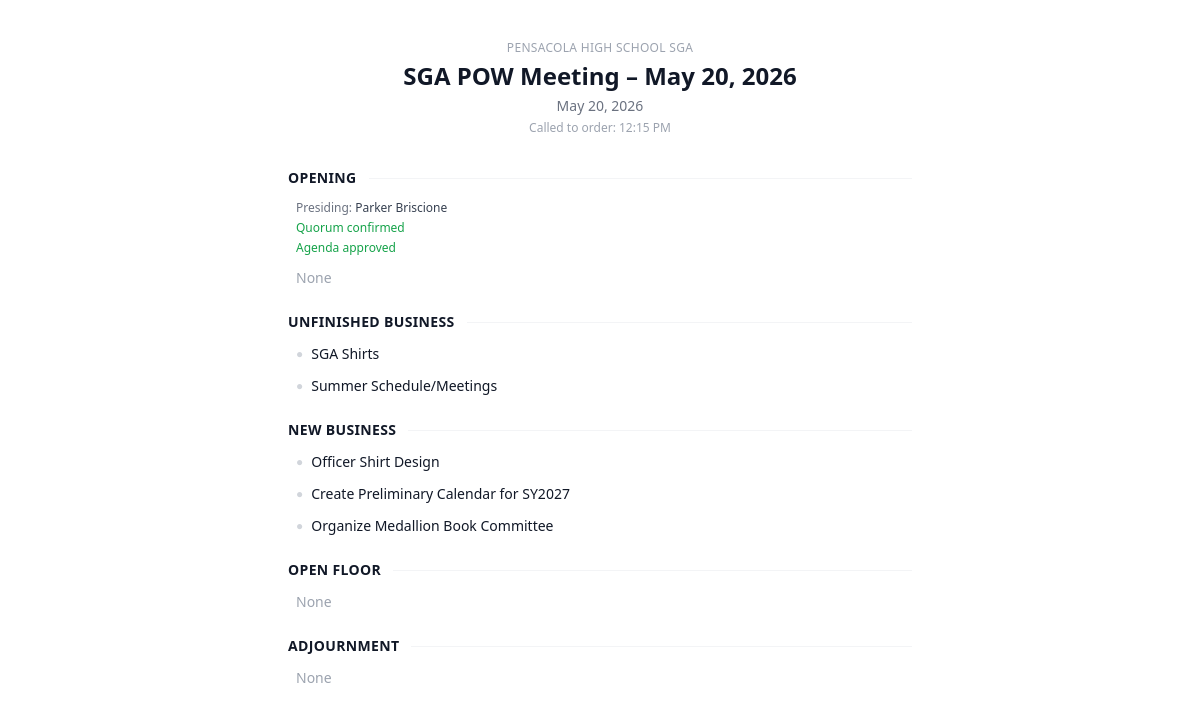
Page /agenda/1/public/ on the committed database.
### sga/models.py (models this page shows, shortened)
class Meeting(models.Model):
    title              = models.CharField(max_length=200)
    date               = models.DateField()
    created_by         = models.ForeignKey(Member, on_delete=models.SET_NULL, null=True, related_name='meetings_created')
    attendance_session = models.OneToOneField(AttendanceSession, on_delete=models.SET_NULL, null=True, blank=True, related_name='meeting')
    scheduled_start    = models.DateTimeField(null=True, blank=True)
    scheduled_end      = models.DateTimeField(null=True, blank=True)
    created_at         = models.DateTimeField(auto_now_add=True)
    updated_at         = models.DateTimeField(auto_now=True)
    class Meta:
        ordering = ['-date']

class Agenda(models.Model):
    meeting              = models.OneToOneField(Meeting, on_delete=models.CASCADE, related_name='agenda')
    presiding_officer    = models.CharField(max_length=120, blank=True)
    quorum_confirmed     = models.BooleanField(default=False)
    agenda_approved      = models.BooleanField(default=False)
    called_to_order_time = models.DateTimeField(null=True, blank=True)
    next_meeting_date    = models.DateField(null=True, blank=True)
    adjourned_time       = models.DateTimeField(null=True, blank=True)
    created_at           = models.DateTimeField(auto_now_add=True)
    updated_at           = models.DateTimeField(auto_now=True)

class AgendaSection(models.Model):
    SECTION_CHOICES = [
        ('OPENING',       'Opening'),
        ('ANNOUNCEMENTS', 'Announcements'),
        ('REPORTS',       'Officer and Committee Reports'),
        ('UNFINISHED',    'Unfinished Business'),
        ('NEW',           'New Business'),
        ('OPEN_FLOOR',    'Open Floor'),
        ('ADJOURNMENT',   'Adjournment'),
    ]
    SECTION_ORDER = ['OPENING', 'ANNOUNCEMENTS', 'REPORTS', 'UNFINISHED', 'NEW', 'OPEN_FLOOR', 'ADJOURNMENT']
    agenda       = models.ForeignKey(Agenda, on_delete=models.CASCADE, related_name='sections')
    section_type = models.CharField(max_length=20, choices=SECTION_CHOICES)
    is_hidden    = models.BooleanField(default=False)
    class Meta:
        ordering = ['id']

class AgendaItem(models.Model):
    STATUS_CHOICES = [
        ('',            'None'),
        ('PASSED',      'Passed'),
        ('TABLED',      'Tabled'),
        ('POSTPONED',   'Postponed Indefinitely'),
        ('DILATED',     'Dilated'),
    ]
    section      = models.ForeignKey(AgendaSection, on_delete=models.CASCADE, related_name='items')
    text         = models.TextField()
    order        = models.IntegerField(default=0)
    status       = models.CharField(max_length=20, choices=STATUS_CHOICES, blank=True, default='')
    notes        = models.TextField(blank=True)
    carried_from = models.ForeignKey('self', null=True, blank=True, on_delete=models.SET_NULL, related_name='carried_to')
    created_at   = models.DateTimeField(auto_now_add=True)
    class Meta:
        ordering = ['order', 'id']

### sga/views.py (the view, shortened to what this page needs)
# urls.py: path('agenda/<int:meeting_id>/public/', views.public_agenda_view, name='public_agenda'),
def public_agenda_view(request, meeting_id):
    meeting = Meeting.objects.filter(id=meeting_id).first()
    if not meeting:
        return redirect('home')
    checked_in = request.GET.get('checkedin', '')
    agenda = None
    sections = []
    if hasattr(meeting, 'agenda'):
        agenda = meeting.agenda
        sections = agenda.sections.prefetch_related('items__subitems').filter(is_hidden=False)
    qr_b64 = None
    return render(request, 'sga/public_agenda.html', {
        'meeting': meeting,
        'agenda': agenda,
        'sections': sections,
        'qr_b64': qr_b64,
        'checked_in': checked_in,
    })

### sga/templates/sga/public_agenda.html (shortened to what this page needs)
<!DOCTYPE html>
<html lang="en">
<head>
  <script src="https://cdn.tailwindcss.com"></script>
</head>
<body class="bg-white min-h-screen">
  <div class="max-w-2xl mx-auto px-6 py-10">
    <div class="text-center mb-8">
      <p class="text-xs text-gray-400 uppercase tracking-wide mb-1">Pensacola High School SGA</p>
      <h1 class="text-2xl font-bold text-gray-900">{{ meeting.title }}</h1>
      <p class="text-sm text-gray-500 mt-1">{{ meeting.date|date:"F j, Y" }}</p>
      {% if agenda and agenda.called_to_order_time %}
      <p class="text-xs text-gray-400 mt-1">Called to order: {{ agenda.called_to_order_time|date:"g:i A" }}</p>
      {% endif %}
    </div>
    {% if not agenda %}
    <div class="text-center text-gray-400 text-sm py-12 border border-dashed border-gray-200 rounded-xl">
      Agenda not yet available.
    </div>
    {% else %}
    {% for section in sections %}
    <div class="mb-6">
      <div class="flex items-center gap-3 mb-3">
        <h2 class="text-sm font-semibold text-gray-900 uppercase tracking-wide">{{ section.get_section_type_display }}</h2>
        <div class="flex-1 border-t border-gray-100"></div>
      </div>
      {% if section.section_type == 'OPENING' %}
      {% if agenda.presiding_officer or agenda.quorum_confirmed or agenda.agenda_approved %}
      <div class="text-xs text-gray-500 space-y-1 mb-3 pl-2">
        {% if agenda.presiding_officer %}<p>Presiding: <span class="text-gray-700">{{ agenda.presiding_officer }}</span></p>{% endif %}
        {% if agenda.quorum_confirmed %}<p class="text-green-600">Quorum confirmed</p>{% endif %}
        {% if agenda.agenda_approved %}<p class="text-green-600">Agenda approved</p>{% endif %}
      </div>
      {% endif %}
      {% endif %}
      {% if section.items.count == 0 %}
      <p class="text-sm text-gray-400 pl-2">None</p>
      {% else %}
      <div class="space-y-3">
        {% for item in section.items.all %}
        <div class="pl-2">
          <div class="flex items-start gap-2">
            <span class="text-gray-300 mt-0.5 text-xs">&#9679;</span>
            <div class="flex-1">
              <p class="text-sm text-gray-900">{{ item.text }}</p>
            </div>
          </div>
        </div>
        {% endfor %}
      </div>
      {% endif %}
    </div>
    {% endfor %}
    {% endif %}
  </div>
</body>
</html>

### rows in the picture
Meeting: title "SGA POW Meeting – May 20, 2026", date "May 20, 2026"
Agenda: called_to_order_time "12:15 PM", presiding_officer "Parker Briscione"
AgendaSection: section_type "OPENING", shows "Quorum confirmed", shows "Agenda approved", shows "None"
AgendaSection: section_type "UNFINISHED BUSINESS"
AgendaItem: text "SGA Shirts"
AgendaItem: text "Summer Schedule/Meetings"
AgendaSection: section_type "NEW BUSINESS"
AgendaItem: text "Officer Shirt Design"
AgendaItem: text "Create Preliminary Calendar for SY2027"
AgendaItem: text "Organize Medallion Book Committee"
AgendaSection: section_type "OPEN FLOOR", shows "None"
AgendaSection: section_type "ADJOURNMENT", shows "None"
